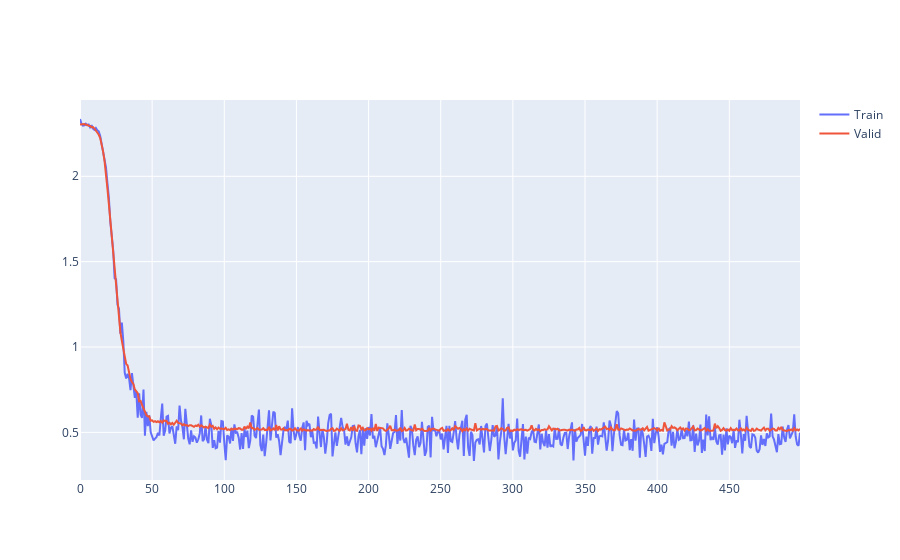

Source (notebook cell):
### Code cell
import plotly.graph_objects as go


fig = go.Figure()
fig.add_trace(go.Scatter(x= np.arange(len(loss_train)), y= loss_train, name= 'Train'))
fig.add_trace(go.Scatter(x= np.arange(len(loss_valid)), y= loss_valid, name= 'Valid'))
fig.show()

### Figure 1 — Plotly figure (JSON) as saved in the notebook; plotly's stock layout.template omitted (floating-point values rounded to 4 significant figures; data arrays with more than 128 entries replaced by an {"elided": "..."} marker saying what was removed)
{"data": [{"name": "Train", "type": "scatter", "x": {"elided": "500 int values"}, "y": {"elided": "500 float values"}}, {"name": "Valid", "type": "scatter", "x": {"elided": "500 int values"}, "y": {"elided": "500 float values"}}], "layout": {}}
